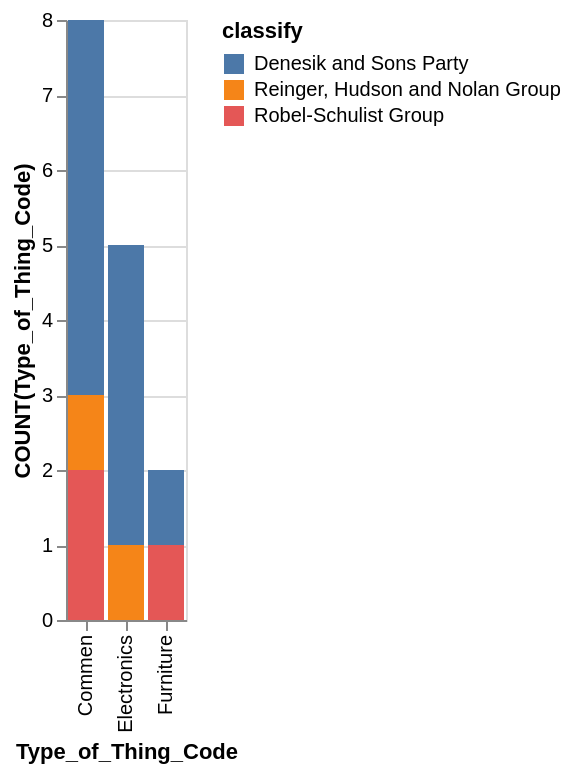

Specify this chart in Vega-Lite:
### Vega-Lite specification from a JSON file in a GitHub repository (floating-point values rounded to 4 significant figures)
{"data": {"values": [{"x_data": "Commen", "y_data": 5, "classify": "Denesik and Sons Party"}, {"x_data": "Electronics", "y_data": 4, "classify": "Denesik and Sons Party"}, {"x_data": "Furniture", "y_data": 1, "classify": "Denesik and Sons Party"}, {"x_data": "Commen", "y_data": 1, "classify": "Reinger, Hudson and Nolan Group"}, {"x_data": "Electronics", "y_data": 1, "classify": "Reinger, Hudson and Nolan Group"}, {"x_data": "Furniture", "y_data": 0, "classify": "Reinger, Hudson and Nolan Group"}, {"x_data": "Commen", "y_data": 2, "classify": "Robel-Schulist Group"}, {"x_data": "Electronics", "y_data": 0, "classify": "Robel-Schulist Group"}, {"x_data": "Furniture", "y_data": 1, "classify": "Robel-Schulist Group"}]}, "mark": "bar", "encoding": {"x": {"field": "x_data", "type": "nominal", "title": "Type_of_Thing_Code", "sort": "ascending"}, "y": {"field": "y_data", "type": "quantitative", "title": "COUNT(Type_of_Thing_Code)"}, "color": {"field": "classify"}}}
